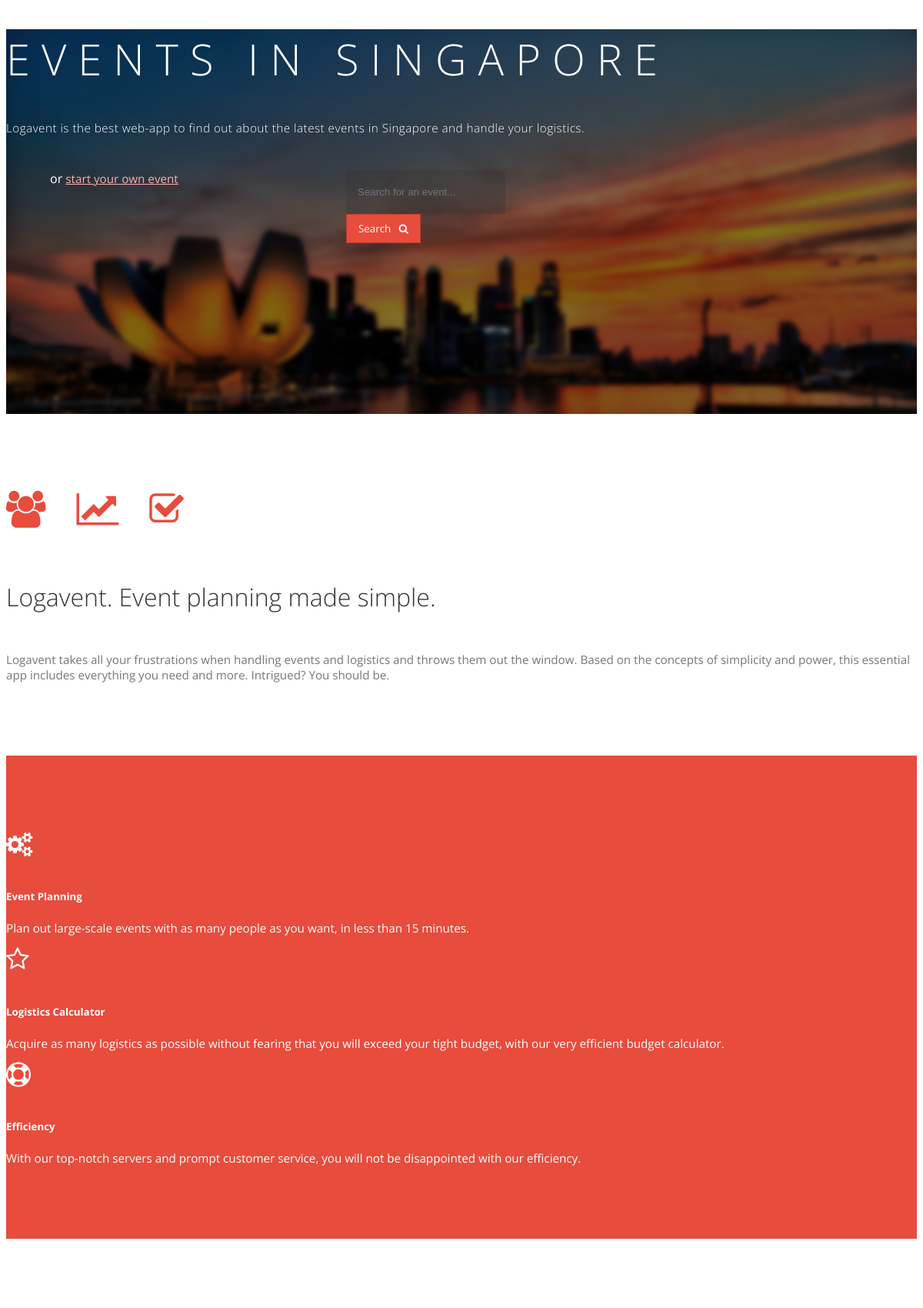
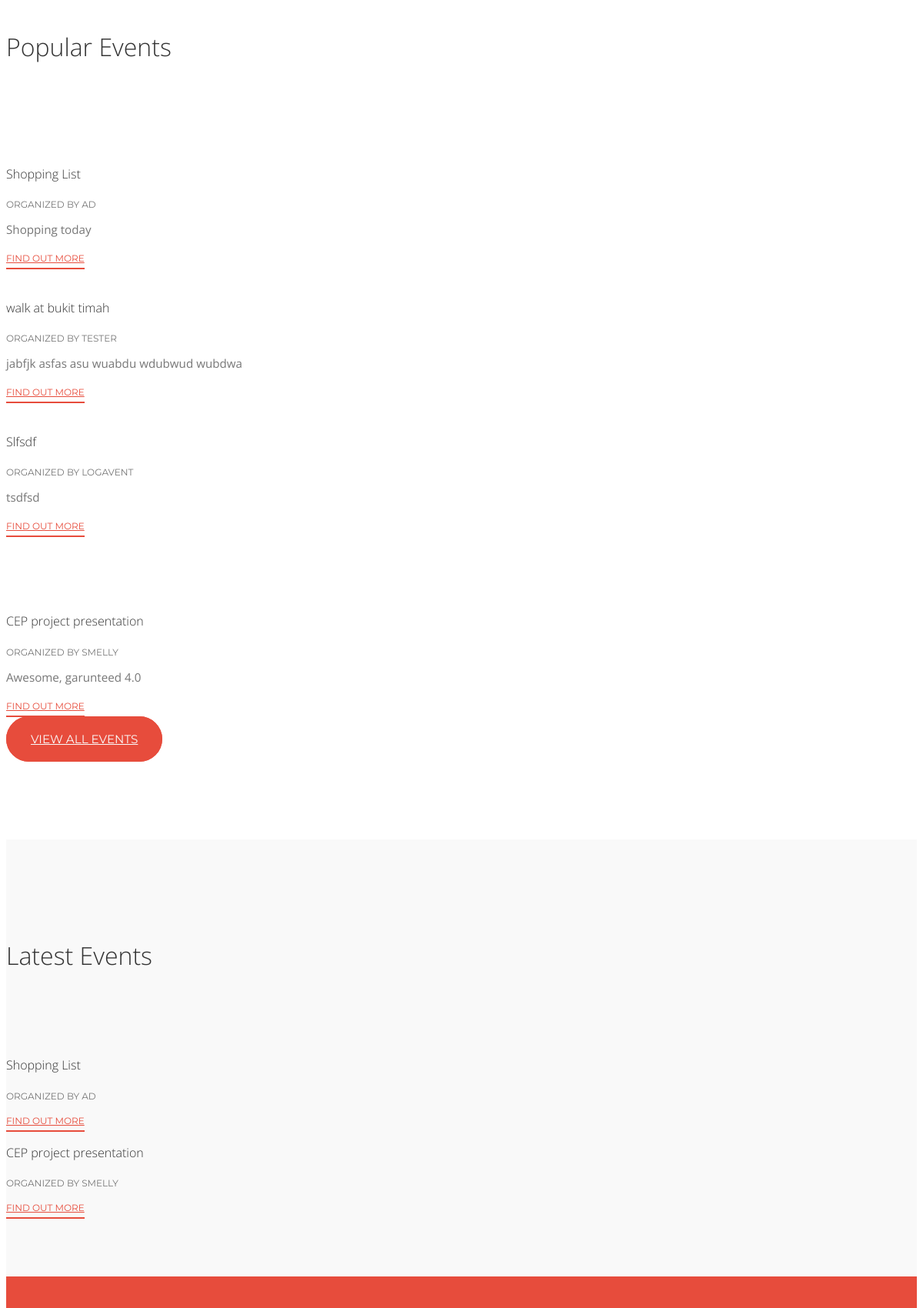
The page / (upper part) on the database its author committed (2 pictures, top to bottom).
### logaventapp/models.py (models this page shows, shortened)
class Event(models.Model):
  title = models.CharField(max_length=35)
  organiser = models.ForeignKey(User)
  description = models.CharField(max_length=7000)
  eventdate = models.DateField(default=None)
  eventtime = models.TimeField(default=None)
  datetimecreated = models.DateTimeField(default=None)
  ispublic = models.BooleanField(default=False)
  pplno = models.IntegerField(default=0)
  expectedpplno = models.IntegerField(default=1)
  image = models.ImageField(upload_to='event_images/', blank=True)
  budget = models.DecimalField(max_digits=99999999, decimal_places=2, default=None)

### logaventapp/views.py (the view)
# urls.py: url(r'^$', views.index, name='index'),
def index(request):
  c = RequestContext(request)
  popular_events = Event.objects.filter(ispublic=True).order_by('-pplno')[:6]
  latest_events = Event.objects.filter(ispublic=True).order_by('-datetimecreated')[:2]
  d = {'popular_events': popular_events, 'latest_events': latest_events}
  for event in popular_events:
        event.url = "event/" + event.title.replace(' ', '_')
  for event in latest_events:
        event.url = "event/" + event.title.replace(' ', '_')
  return render_to_response('index.html', d, c)

### logaventapp/templates/index.html (shortened to what this page needs)
{% extends "base.html" %}
{% block content %}
	<div id="header-full-width" data-speed="2.5">
    	<div class="header-inner wow fadeIn">
            <div class="row text-center">
                <h1 class="header-title">Events in Singapore</h1>
                <p class="header-subtitle">Logavent is the best web-app to find out about the latest events in Singapore and handle your logistics.</p>
            </div>
            <div class="row text-center">
                <form class="header-search text-center">
                    <div class="header-input-float text-center"><input class="search-input" name="search_text" type="text" placeholder="Search for an event..." required></div>
                    <div class="header-input-float"><button class="search-button" type="submit">Search&nbsp;&nbsp;&nbsp;<i class="fa fa-search"></i></button></div>
                </form>
            </div>
            <div class="row text-center">
                or <a href="{% url 'dashboard' %}">start your own event</a>
            </div>
    	</div>
	</div>
    <div id="about" class="white-bg padding-top-100 padding-bottom-80">
        <div class="row text-center intro wow fadeIn">
            <div class="large-12 columns">
                <i class="fa fa-users red fa-3x"></i><i class="fa fa-line-chart fa-3x red"></i><i class="fa fa-check-square-o red fa-3x"></i>
                <h2>Logavent. Event planning made simple.</h2>
                <p>Logavent takes all your frustrations when handling events and logistics and throws them out the window. Based on the concepts of simplicity and power, this essential app includes everything you need and more. Intrigued? You should be.</p>
            </div>
        </div>
    </div>
    <div class="red-bg padding-top-100 padding-bottom-80">
        <div class="row">
            <div class="large-4 columns wow fadeInLeft">
            	<i class="fa fa-cogs fa-2x"></i>
                <h5><strong>Event Planning</strong></h5>
                <p>Plan out large-scale events with as many people as you want, in less than 15 minutes.</p>
            </div>
            <div class="large-4 columns wow fadeInLeft">
            	<i class="fa fa-star-o fa-2x"></i>
                <h5><strong>Logistics Calculator</strong></h5>
                <p>Acquire as many logistics as possible without fearing that you will exceed your tight budget, with our very efficient budget calculator.</p>
            </div>
            <div class="large-4 columns wow fadeInLeft">
            	<i class="fa fa-life-ring fa-2x"></i>
                <h5><strong>Efficiency</strong></h5>
                <p>With our top-notch servers and prompt customer service, you will not be disappointed with our efficiency.</p>
            </div>
        </div>
    </div>
    <div class="white-bg padding-top-100 padding-bottom-80" id="popular-events">
        <div class="row wow pulse">
            <div class="large-12 columns text-center">
                <h2>Popular Events</h2>
            </div>
        </div>
        <div class="row padding-top-60">
        {% for event in popular_events %}
            <div class="large-4 columns popular-event-section wow fadeInLeft">
                <br><h4>{{ event.title }}</h4>
                <p class="subtitle alt-font">Organized by {{ event.organiser.username }}</p>
                <p class="description">
                    {{ event.description|truncatechars:350 }}
                </p>
                <a class="subtitle alt-font" href="{{ event.url }}">Find Out More</a>
            </div>
        {% if forloop.counter|divisibleby:3 %}</div><div class="row padding-top-60">{% endif %}
      {% endfor %}
            <div class="large-12 columns text-center padding-bottom-40">
              <br>
              <a href="{% url 'events' %}" class="button big alt-font text-center">View all Events</a>
            </div>
        </div>
    </div>
    <div class="grey-bg">
        <div class="row padding-top-100 wow pulse">
            <div class="large-12 columns text-center">
                <h2>Latest Events</h2>
            </div>
        </div>
        <div class="row padding-top-60 padding-bottom-80">
          {% for event in latest_events %}
            <div class="large-6 columns popular-event-section wow fadeIn">
                    {% load static from staticfiles %}
                    <div class="large-6 columns">
                    <h4>{{ event.title }}</h4>
                    <p class="subtitle alt-font">Organized by {{ event.organiser }}</p>
                    <a class="subtitle alt-font" href="{{ event.url }}">Find Out More</a>
            	  </div>
            </div>
          {% endfor %}
        </div>
    </div>
    <div class="red-bg padding-top-100 padding-bottom-80">
    </div>
{% endblock %}

### logaventapp/templates/base.html (shortened to what this page needs)
<!DOCTYPE html>
{% load staticfiles %}
<html class="no-js" lang="en" >
<head>
  	<link rel="stylesheet" href="http://cdnjs.cloudflare.com/ajax/libs/foundation/5.3.3/css/normalize.css">
  	<link rel="stylesheet" href="http://cdnjs.cloudflare.com/ajax/libs/foundation/5.3.3/css/foundation.min.css">
    <link href="{% static "css/custom.css" %}" rel="stylesheet" >
    <link href="http://maxcdn.bootstrapcdn.com/font-awesome/4.2.0/css/font-awesome.min.css" rel="stylesheet">
    <link href="{% static "css/animate.min.css" %}" rel="stylesheet" >
</head>
<body>
{% block content %}{% endblock %}
</body>
</html>

### logaventapp/static/css/custom.css (style rules this page uses)
body { color: #777; }
html, body, div, span, applet, object, iframe, h1, h2, h3, h4, h5, h6, p, blockquote, pre, a, abbr, acronym, address, big, cite, code, del, dfn, em, img, ins, kbd, q, s, samp, small, strike, strong, sub, sup, tt, var, b, u, i, center, dl, dt, dd, ol, ul, li, fieldset, form, label, legend, table, caption, tbody, tfoot, thead, tr, th, td, article, aside, canvas, details, embed, figure, figcaption, footer, header, hgroup, menu, nav, output, ruby, section, summary, time, mark, audio, video, button, .button, .top-bar-section ul li>a { font-family: 'Open Sans', sans-serif; }
.row { max-width: 75rem; }
a { color: #e74c3c; -webkit-transition: color 0.5s; transition: color 0.5s; }
button, .button { background-color:#e74c3c; color:#fafafa; border-radius: 50px; border: 2px solid #e74c3c; -webkit-transition: background-color 0.5s, border 0.5s; transition: background-color 0.5s, border 0.5s; padding: 10px 20px; }
button.big, .button.big { padding: 18px 30px; }
h1, h2, h3, h4, h5, h6 { font-weight: 300; color: #333; }
h2 { font-size: 2rem; line-height: 3rem; }
p, ul, li, a { font-size: 0.95rem; }
.padding-top-100 { padding-top: 100px; }
.padding-top-60 { padding-top: 60px; }
.padding-bottom-80 { padding-bottom: 80px; }
.padding-bottom-40 { padding-bottom: 40px; }
.alt-font { font-family: Montserrat; text-transform: uppercase; }
.red { color: #e74c3c; }
.red-bg { background-color: #e74c3c; color: white; }
.red-bg h1, .red-bg h2, .red-bg h3, .red-bg h4, .red-bg h5, .red-bg h6 { color: white; }
.red-bg i { padding-bottom: 20px; }
.grey-bg { background-color: #f9f9f9; }
.white-bg { background-color: #fff; }
#header-full-width { background: linear-gradient( rgba(0, 0, 0, 0.5), rgba(0, 0, 0, 0.5) ), url(../img/marina-bay-singapore-1920x1200-wide-wallpapers.net.jpg); background-size: cover; background-position: 50% 0%; width: 100%; height: 100%; min-height: 500px; color: #fff; }
.header-inner { position: relative; top: 20%; }
.header-title { color: white; font-size: 3.5rem; letter-spacing: 15px; text-transform: uppercase; }
.header-subtitle { padding: 5px 0 15px; font-weight: 300; letter-spacing: 0.5px; color: white; }
.header-search { margin: 30px 0 0 -150px; position: relative; left: 50%; width: 300px; }
.header-search .search-input { padding:21px 15px; background:rgba(50, 50, 50, 0.3); border:0px solid #dbdbdb; color: rgba(255, 255, 255, 0.75); }
.header-search .search-button { padding: 9px 15px; border: 1px solid #B74034; border-radius: 0; }
.header-input-float { float: left; }
#header-full-width a { color: #FFACA8; }
.intro i { padding-right: 40px; }
.intro h2 { padding: 40px 0 20px; }
.popular-event-section a { border-bottom: 2px solid #e74c3c; padding-bottom: 5px; }
.subtitle { font-size: 0.75rem; text-transform: uppercase; }
.description { text-align: justify; }

### rows shown on the page
Event: title "Shopping List", organiser.username "AD", description "Shopping today", organiser "AD"
Event: title "walk at bukit timah", organiser.username "TESTER", description "jabfjk asfas asu wuabdu wdubwud wubdwa"
Event: title "Slfsdf", organiser.username "LOGAVENT", description "tsdfsd"
Event: title "CEP project presentation", organiser.username "SMELLY", description "Awesome, garunteed 4.0", organiser "SMELLY"
